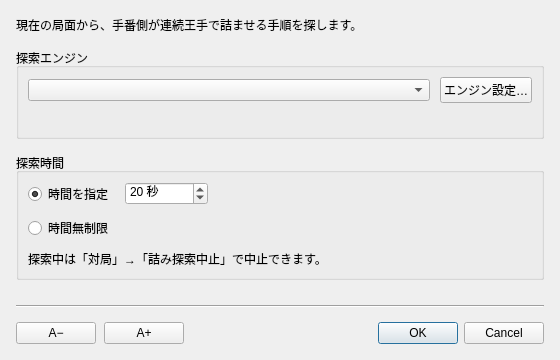
<?xml version="1.0" encoding="UTF-8"?>
<ui version="4.0">
 <class>TsumeShogiSearchDialog</class>
 <widget class="QDialog" name="TsumeShogiSearchDialog">
  <property name="geometry">
   <rect><x>0</x><y>0</y><width>560</width><height>360</height></rect>
  </property>
  <property name="windowTitle"><string>詰み探索</string></property>
  <layout class="QVBoxLayout" name="mainLayout">
   <property name="spacing"><number>14</number></property>
   <property name="leftMargin"><number>16</number></property>
   <property name="topMargin"><number>16</number></property>
   <property name="rightMargin"><number>16</number></property>
   <property name="bottomMargin"><number>16</number></property>
   <item>
    <widget class="QLabel" name="searchDescription">
     <property name="text"><string>現在の局面から、手番側が連続王手で詰ませる手順を探します。</string></property>
     <property name="wordWrap"><bool>true</bool></property>
    </widget>
   </item>
   <item>
    <widget class="QGroupBox" name="groupBoxEngine">
     <property name="title"><string>探索エンジン</string></property>
     <property name="alignment"><set>Qt::AlignLeft</set></property>
     <layout class="QVBoxLayout" name="engineLayout">
      <property name="spacing"><number>10</number></property>
      <item>
       <layout class="QHBoxLayout" name="engineRow" stretch="1,0">
        <property name="spacing"><number>10</number></property>
        <item>
         <widget class="QComboBox" name="comboBoxEngine1">
          <property name="accessibleName"><string>探索エンジン</string></property>
         </widget>
        </item>
        <item>
         <widget class="QPushButton" name="engineSetting">
          <property name="text"><string>エンジン設定…</string></property>
          <property name="toolTip"><string>選択したエンジンのオプションを変更します</string></property>
         </widget>
        </item>
       </layout>
      </item>
      <item>
       <widget class="QLabel" name="engineHint">
        <property name="wordWrap"><bool>true</bool></property>
       </widget>
      </item>
     </layout>
    </widget>
   </item>
   <item>
    <widget class="QGroupBox" name="groupBoxTime">
     <property name="title"><string>探索時間</string></property>
     <property name="alignment"><set>Qt::AlignLeft</set></property>
     <layout class="QVBoxLayout" name="timeLayout">
      <property name="spacing"><number>10</number></property>
      <item>
       <layout class="QHBoxLayout" name="limitedTimeRow">
        <property name="spacing"><number>12</number></property>
        <item>
         <widget class="QRadioButton" name="considerationTimeRadioButton">
          <property name="text"><string>時間を指定</string></property>
          <property name="checked"><bool>true</bool></property>
         </widget>
        </item>
        <item>
         <widget class="QSpinBox" name="byoyomiSec">
          <property name="accessibleName"><string>探索時間（秒）</string></property>
          <property name="suffix"><string> 秒</string></property>
          <property name="minimum"><number>1</number></property>
          <property name="maximum"><number>999999</number></property>
          <property name="value"><number>20</number></property>
         </widget>
        </item>
        <item>
         <spacer name="timeSpacer">
          <property name="orientation"><enum>Qt::Horizontal</enum></property>
          <property name="sizeHint" stdset="0"><size><width>0</width><height>0</height></size></property>
         </spacer>
        </item>
       </layout>
      </item>
      <item>
       <widget class="QRadioButton" name="unlimitedTimeRadioButton">
        <property name="text"><string>時間無制限</string></property>
       </widget>
      </item>
      <item>
       <widget class="QLabel" name="stopHint">
        <property name="text"><string>探索中は「対局」→「詰み探索中止」で中止できます。</string></property>
        <property name="wordWrap"><bool>true</bool></property>
       </widget>
      </item>
     </layout>
    </widget>
   </item>
   <item>
    <spacer name="verticalSpacer">
     <property name="orientation"><enum>Qt::Vertical</enum></property>
     <property name="sizeHint" stdset="0"><size><width>0</width><height>0</height></size></property>
    </spacer>
   </item>
   <item>
    <widget class="QFrame" name="footerSeparator">
     <property name="frameShape"><enum>QFrame::HLine</enum></property>
     <property name="frameShadow"><enum>QFrame::Sunken</enum></property>
    </widget>
   </item>
   <item>
    <layout class="QHBoxLayout" name="footerLayout">
     <property name="spacing"><number>8</number></property>
     <item>
      <widget class="QPushButton" name="toolButtonFontDecrease">
       <property name="text"><string notr="true">A−</string></property>
       <property name="toolTip"><string>文字を小さくする</string></property>
       <property name="accessibleName"><string>文字を小さくする</string></property>
      </widget>
     </item>
     <item>
      <widget class="QPushButton" name="toolButtonFontIncrease">
       <property name="text"><string notr="true">A+</string></property>
       <property name="toolTip"><string>文字を大きくする</string></property>
       <property name="accessibleName"><string>文字を大きくする</string></property>
      </widget>
     </item>
     <item>
      <spacer name="footerSpacer">
       <property name="orientation"><enum>Qt::Horizontal</enum></property>
       <property name="sizeHint" stdset="0"><size><width>0</width><height>0</height></size></property>
      </spacer>
     </item>
     <item>
      <widget class="QDialogButtonBox" name="buttonBox">
       <property name="standardButtons"><set>QDialogButtonBox::Cancel|QDialogButtonBox::Ok</set></property>
      </widget>
     </item>
    </layout>
   </item>
  </layout>
 </widget>
 <tabstops>
  <tabstop>comboBoxEngine1</tabstop>
  <tabstop>engineSetting</tabstop>
  <tabstop>considerationTimeRadioButton</tabstop>
  <tabstop>byoyomiSec</tabstop>
  <tabstop>unlimitedTimeRadioButton</tabstop>
  <tabstop>buttonBox</tabstop>
  <tabstop>toolButtonFontDecrease</tabstop>
  <tabstop>toolButtonFontIncrease</tabstop>
 </tabstops>
 <resources/>
 <connections/>
</ui>
